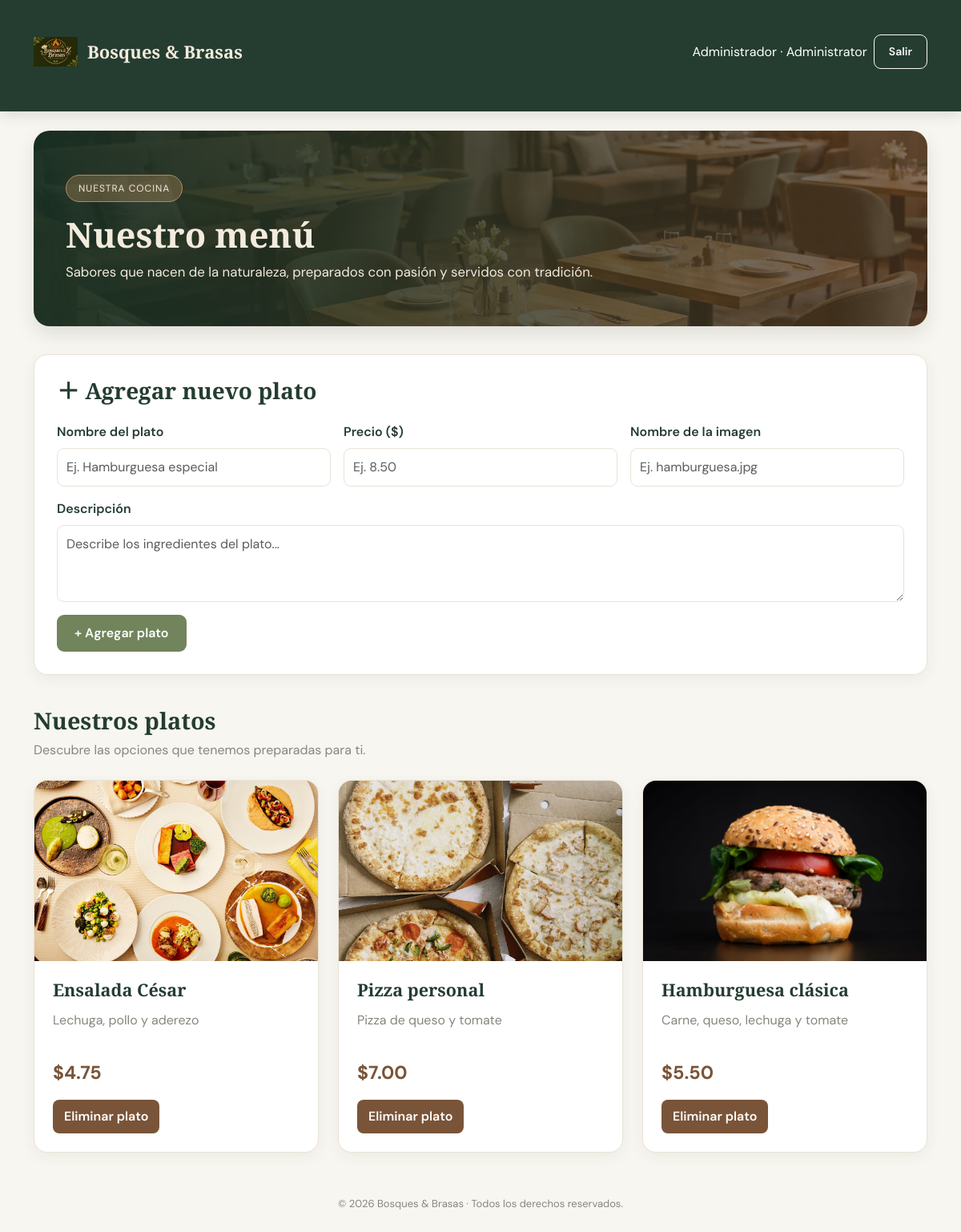
Page /menu.php (signed in) on the committed database.
### tables this page shows
CREATE TABLE `dishes` (
  `id` int(11) NOT NULL,
  `name` varchar(80) NOT NULL,
  `description` varchar(255) DEFAULT NULL,
  `price` decimal(10,2) NOT NULL,
  `image` varchar(255) DEFAULT 'default.jpg'
);

### config/conexion.php (called while the page is built, shortened)
<?php
function h($value) { return htmlspecialchars((string)$value, ENT_QUOTES, 'UTF-8'); }

### menu.php (the view, shortened to what this page needs)
<?php
require_once __DIR__ . '/config/conexion.php';
$rol = $_SESSION['user']['role'] ?? '';
$esAdmin = ($rol === 'Administrator');
$stmt = $pdo->query("SELECT * FROM dishes ORDER BY id DESC");
$platos = $stmt->fetchAll(PDO::FETCH_ASSOC);
?>
<!DOCTYPE html>
<html lang="es">
<head>
    <link href="https://cdn.jsdelivr.net/npm/bootstrap@5.3.3/dist/css/bootstrap.min.css" rel="stylesheet">
    <link rel="stylesheet" href="css/estilos.css">
</head>
<body>
<nav class="navbar navbar-dark">
    <div class="container">
        <a class="navbar-brand" href="dashboard.php">
            <img src="img/logo.png" alt="Bosques & Brasas">
            <span>Bosques & Brasas</span>
        </a>
        <div class="d-flex align-items-center flex-wrap gap-2 text-white">
            <span>
                <?= h($_SESSION['user']['username'] ?? '') ?>
                ·
                <?= h($rol) ?>
            </span>
            <a href="logout.php" class="btn btn-outline-light btn-sm">
                Salir
            </a>
        </div>
    </div>
</nav>
<main class="container py-4">
    <section class="menu-header">
        <span class="menu-label">NUESTRA COCINA</span>
        <h1>Nuestro menú</h1>
        <p>
            Sabores que nacen de la naturaleza,
            preparados con pasión y servidos con tradición.
        </p>
    </section>
    <?php if ($esAdmin): ?>
        <section class="admin-form">
            <h3>＋ Agregar nuevo plato</h3>
            <form method="POST" action="menu.php">
                <div class="row g-3">
                    <div class="col-md-4">
                        <label class="form-label">Nombre del plato</label>
                        <input
                            type="text"
                            name="name"
                            class="form-control"
                            placeholder="Ej. Hamburguesa especial"
                            required
                        >
                    </div>
                    <div class="col-md-4">
                        <label class="form-label">Precio ($)</label>
                        <input
                            type="number"
                            name="price"
                            class="form-control"
                            step="0.01"
                            min="0.01"
                            placeholder="Ej. 8.50"
                            required
                        >
                    </div>
                    <div class="col-md-4">
                        <label class="form-label">Nombre de la imagen</label>
                        <input
                            type="text"
                            name="image"
                            class="form-control"
                            placeholder="Ej. hamburguesa.jpg"
                        >
                    </div>
                    <div class="col-12">
                        <label class="form-label">Descripción</label>
                        <textarea
                            name="description"
                            class="form-control"
                            rows="3"
                            placeholder="Describe los ingredientes del plato..."
                        ></textarea>
                    </div>
                    <div class="col-12">
                        <button type="submit" class="btn-add">
                            + Agregar plato
                        </button>
                    </div>
                </div>
            </form>
        </section>
    <?php endif; ?>
    <h2 class="section-title">Nuestros platos</h2>
    <p class="section-subtitle">
        Descubre las opciones que tenemos preparadas para ti.
    </p>
    <div class="row g-4">
        <?php if (count($platos) > 0): ?>
            <?php foreach ($platos as $plato): ?>
                <?php
                    $nombre = $plato['name'];
                    $imagen = trim($plato['image'] ?? '');
                ?>
                <div class="col-sm-6 col-lg-4">
                    <article class="dish-card">
                        <div class="dish-image">
                            <img
                                src="img/<?= h($imagen) ?>"
                                alt="<?= h($nombre) ?>"
                                onerror="this.onerror=null;this.src='img/default.jpg';"
                            >
                        </div>
                        <div class="dish-content">
                            <h4><?= h($nombre) ?></h4>
                            <p class="dish-description">
                                <?= h($plato['description'] ?? '') ?>
                            </p>
                            <div class="d-flex justify-content-between align-items-center mt-3">
                                <span class="dish-price">
                                    $<?= number_format((float)$plato['price'], 2) ?>
                                </span>
                            </div>
                            <?php if ($esAdmin): ?>
                                <form
                                    method="POST"
                                    action="menu.php"
                                    class="mt-3"
                                    onsubmit="return confirm('¿Seguro que deseas eliminar este plato?');"
                                >
                                    <button type="submit" class="btn-delete">
                                        Eliminar plato
                                    </button>
                                </form>
                            <?php endif; ?>
                        </div>
                    </article>
                </div>
            <?php endforeach; ?>
        <?php endif; ?>
    </div>
</main>
<footer class="footer">
    © <?= date('Y') ?> Bosques & Brasas · Todos los derechos reservados.
</footer>
</body>
</html>

### css/estilos.css (style rules this page uses)
:root { --forest: #243D30; --forest-light: #365642; --olive: #71845B; --olive-light: #E5EAD9; --brown: #795438; --brown-dark: #513923; --gold: #B58B5B; --cream: #F3EBDD; --background: #F8F6F0; --white: #FFFFFF; --text: #333A32; --muted: #85877D; --border: #E8E3D8; --shadow: 0 8px 28px rgba(45, 57, 40, .08); }
* { box-sizing: border-box; }
body { font-family: 'DM Sans', sans-serif; background: var(--background); color: var(--text); min-height: 100vh; margin: 0; }
h1, h2, h3, h4, h5 { font-family: 'Playfair Display', serif; color: var(--forest); font-weight: 700; }
h1 { font-size: 2.4rem; }
p { color: var(--muted); }
.navbar { background: var(--forest) !important; padding: 17px 0; box-shadow: 0 4px 18px rgba(0,0,0,.12); }
.navbar-brand { color: var(--cream) !important; font-family: 'Playfair Display', serif; font-size: 1.5rem; font-weight: 700; }
.btn { border-radius: 9px; padding: 10px 18px; font-weight: 600; transition: .25s ease; }
.form-control, .form-select { border: 1px solid var(--border); border-radius: 9px; padding: 11px 13px; background: white; color: var(--text); }
.form-label { color: var(--forest); font-weight: 600; }
a { transition: .2s ease; }
.container > a:first-child { color: var(--brown); text-decoration: none; font-weight: 600; }
.container { padding-top: 20px; padding-bottom: 30px; }
:root { color-scheme: light; }
html, body { background-color: #F8F6F0 !important; color: #333A32 !important; }
main, main.container { background-color: #F8F6F0 !important; }
h1, h2, h3, h4, h5 { color: #243D30 !important; }
p { color: #85877D; }
.navbar { background-color: #243D30 !important; }

### menu.php (style rules this page uses)
body { background: #F8F6F0 !important; color: #333A32; }
.navbar { background: #243D30 !important; padding: 12px 0; }
.navbar-brand { display: flex; align-items: center; gap: 12px; color: #F3EBDD !important; font-family: 'Playfair Display', serif; font-size: 22px; }
.navbar-brand img { width: 55px; height: 55px; object-fit: contain; }
.menu-header { background: linear-gradient(90deg, rgba(25,49,36,.94), rgba(81,57,35,.70)), url('img/restaurante.jpg') center/cover no-repeat; padding: 55px 40px; border-radius: 20px; margin-bottom: 35px; color: white; box-shadow: 0 10px 25px rgba(0,0,0,.10); }
.menu-header h1 { color: #F3EBDD !important; font-family: 'Playfair Display', serif; font-size: 2.7rem; font-weight: bold; }
.menu-header p { color: #F3EBDD !important; font-size: 1.05rem; margin: 0; }
.menu-label { display: inline-block; background: rgba(181,139,91,.35); border: 1px solid #B58B5B; color: #F3EBDD; padding: 7px 15px; border-radius: 30px; margin-bottom: 15px; font-size: 12px; letter-spacing: 1px; }
.section-title { color: #243D30; font-family: 'Playfair Display', serif; font-size: 1.8rem; margin-bottom: 8px; }
.section-subtitle { color: #85877D; margin-bottom: 25px; }
.admin-form { background: white; border: 1px solid #E8E3D8; border-radius: 17px; padding: 28px; margin-bottom: 40px; box-shadow: 0 5px 18px rgba(45,57,40,.06); }
.admin-form h3 { color: #243D30; font-family: 'Playfair Display', serif; margin-bottom: 22px; }
.form-label { color: #243D30; font-weight: 600; }
.form-control { border: 1px solid #E8E3D8; border-radius: 9px; padding: 11px; }
.btn-add { background: #71845B; color: white; border: none; padding: 11px 22px; border-radius: 9px; font-weight: 600; }
.dish-card { background: white; border: 1px solid #E8E3D8; border-radius: 17px; overflow: hidden; height: 100%; box-shadow: 0 5px 18px rgba(45,57,40,.06); transition: .3s ease; }
.dish-image { width: 100%; height: 225px; overflow: hidden; background: #E5EAD9; }
.dish-image img { width: 100%; height: 100%; object-fit: cover; transition: transform .4s ease; }
.dish-content { padding: 23px; }
.dish-content h4 { color: #243D30; font-family: 'Playfair Display', serif; font-size: 1.35rem; font-weight: bold; margin-bottom: 12px; }
.dish-description { color: #85877D; line-height: 1.6; min-height: 45px; }
.dish-price { color: #795438; font-size: 1.45rem; font-weight: bold; }
.btn-delete { background: #795438; color: white; border: none; border-radius: 8px; padding: 9px 14px; font-weight: 600; }
.footer { text-align: center; padding: 30px 10px; color: #85877D; font-size: 13px; }

### rows in the picture
dishes: shows a picture, name "Ensalada César", description "Lechuga, pollo y aderezo", price "4.75"
dishes: image (picture), name "Pizza personal", description "Pizza de queso y tomate", price "7.00"
dishes: image (picture), name "Hamburguesa clásica", description "Carne, queso, lechuga y tomate", price "5.50"

### other values in the picture
$_SESSION['user']['username'] "Administrador"
$rol "Administrator"
